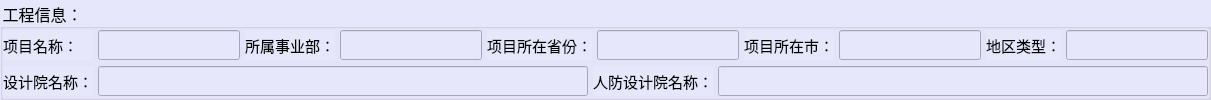
              <widget class="QGroupBox" name="groupBox">
               <property name="font">
                <font>
                 <family>微软雅黑</family>
                 <pointsize>12</pointsize>
                </font>
               </property>
               <property name="toolTip">
                <string>&lt;html&gt;&lt;head/&gt;&lt;body&gt;&lt;p&gt;“工程信息”内统一修改！&lt;/p&gt;&lt;/body&gt;&lt;/html&gt;</string>
               </property>
               <property name="autoFillBackground">
                <bool>false</bool>
               </property>
               <property name="styleSheet">
                <string notr="true">background-color: rgb(231, 231, 251);</string>
               </property>
               <property name="title">
                <string>工程信息：</string>
               </property>
               <layout class="QVBoxLayout" name="verticalLayout_14">
                <property name="spacing">
                 <number>5</number>
                </property>
                <property name="leftMargin">
                 <number>0</number>
                </property>
                <property name="topMargin">
                 <number>0</number>
                </property>
                <property name="rightMargin">
                 <number>0</number>
                </property>
                <property name="bottomMargin">
                 <number>0</number>
                </property>
                <item>
                 <layout class="QHBoxLayout" name="horizontalLayout_20">
                  <item>
                   <widget class="QLabel" name="label_55">
                    <property name="minimumSize">
                     <size>
                      <width>90</width>
                      <height>0</height>
                     </size>
                    </property>
                    <property name="maximumSize">
                     <size>
                      <width>16777215</width>
                      <height>16777215</height>
                     </size>
                    </property>
                    <property name="font">
                     <font>
                      <family>微软雅黑</family>
                      <pointsize>11</pointsize>
                     </font>
                    </property>
                    <property name="text">
                     <string>项目名称：</string>
                    </property>
                   </widget>
                  </item>
                  <item>
                   <widget class="QLineEdit" name="lineEdit_1">
                    <property name="enabled">
                     <bool>false</bool>
                    </property>
                    <property name="maximumSize">
                     <size>
                      <width>16777215</width>
                      <height>16777215</height>
                     </size>
                    </property>
                    <property name="font">
                     <font>
                      <family>微软雅黑</family>
                      <pointsize>11</pointsize>
                     </font>
                    </property>
                   </widget>
                  </item>
                  <item>
                   <widget class="QLabel" name="label_56">
                    <property name="maximumSize">
                     <size>
                      <width>16777215</width>
                      <height>16777215</height>
                     </size>
                    </property>
                    <property name="font">
                     <font>
                      <family>微软雅黑</family>
                      <pointsize>11</pointsize>
                     </font>
                    </property>
                    <property name="text">
                     <string>所属事业部：</string>
                    </property>
                   </widget>
                  </item>
                  <item>
                   <widget class="QLineEdit" name="lineEdit_2">
                    <property name="enabled">
                     <bool>false</bool>
                    </property>
                    <property name="maximumSize">
                     <size>
                      <width>16777215</width>
                      <height>16777215</height>
                     </size>
                    </property>
                    <property name="font">
                     <font>
                      <family>微软雅黑</family>
                      <pointsize>11</pointsize>
                     </font>
                    </property>
                   </widget>
                  </item>
                  <item>
                   <widget class="QLabel" name="label_57">
                    <property name="maximumSize">
                     <size>
                      <width>16777215</width>
                      <height>16777215</height>
                     </size>
                    </property>
                    <property name="font">
                     <font>
                      <family>微软雅黑</family>
                      <pointsize>11</pointsize>
                     </font>
                    </property>
                    <property name="text">
                     <string>项目所在省份：</string>
                    </property>
                   </widget>
                  </item>
                  <item>
                   <widget class="QLineEdit" name="lineEdit_3">
                    <property name="enabled">
                     <bool>false</bool>
                    </property>
                    <property name="maximumSize">
                     <size>
                      <width>16777215</width>
                      <height>16777215</height>
                     </size>
                    </property>
                    <property name="font">
                     <font>
                      <family>微软雅黑</family>
                      <pointsize>11</pointsize>
                     </font>
                    </property>
                   </widget>
                  </item>
                  <item>
                   <widget class="QLabel" name="label_59">
                    <property name="maximumSize">
                     <size>
                      <width>16777215</width>
                      <height>16777215</height>
                     </size>
                    </property>
                    <property name="font">
                     <font>
                      <family>微软雅黑</family>
                      <pointsize>11</pointsize>
                     </font>
                    </property>
                    <property name="text">
                     <string>项目所在市：</string>
                    </property>
                   </widget>
                  </item>
                  <item>
                   <widget class="QLineEdit" name="lineEdit_4">
                    <property name="enabled">
                     <bool>false</bool>
                    </property>
                    <property name="maximumSize">
                     <size>
                      <width>16777215</width>
                      <height>16777215</height>
                     </size>
                    </property>
                    <property name="font">
                     <font>
                      <family>微软雅黑</family>
                      <pointsize>11</pointsize>
                     </font>
                    </property>
                   </widget>
                  </item>
                  <item>
                   <widget class="QLabel" name="label_58">
                    <property name="maximumSize">
                     <size>
                      <width>16777215</width>
                      <height>16777215</height>
                     </size>
                    </property>
                    <property name="font">
                     <font>
                      <family>微软雅黑</family>
                      <pointsize>11</pointsize>
                     </font>
                    </property>
                    <property name="text">
                     <string>地区类型：</string>
                    </property>
                   </widget>
                  </item>
                  <item>
                   <widget class="QLineEdit" name="lineEdit_5">
                    <property name="enabled">
                     <bool>false</bool>
                    </property>
                    <property name="maximumSize">
                     <size>
                      <width>16777215</width>
                      <height>16777215</height>
                     </size>
                    </property>
                    <property name="font">
                     <font>
                      <family>微软雅黑</family>
                      <pointsize>11</pointsize>
                     </font>
                    </property>
                   </widget>
                  </item>
                 </layout>
                </item>
                <item>
                 <layout class="QHBoxLayout" name="horizontalLayout_22">
                  <item>
                   <widget class="QLabel" name="label_64">
                    <property name="minimumSize">
                     <size>
                      <width>90</width>
                      <height>0</height>
                     </size>
                    </property>
                    <property name="maximumSize">
                     <size>
                      <width>16777215</width>
                      <height>16777215</height>
                     </size>
                    </property>
                    <property name="font">
                     <font>
                      <family>微软雅黑</family>
                      <pointsize>11</pointsize>
                     </font>
                    </property>
                    <property name="text">
                     <string>设计院名称：</string>
                    </property>
                   </widget>
                  </item>
                  <item>
                   <widget class="QLineEdit" name="lineEdit_6">
                    <property name="enabled">
                     <bool>false</bool>
                    </property>
                    <property name="maximumSize">
                     <size>
                      <width>16777215</width>
                      <height>16777215</height>
                     </size>
                    </property>
                    <property name="font">
                     <font>
                      <family>微软雅黑</family>
                      <pointsize>11</pointsize>
                     </font>
                    </property>
                   </widget>
                  </item>
                  <item>
                   <widget class="QLabel" name="label_65">
                    <property name="maximumSize">
                     <size>
                      <width>16777215</width>
                      <height>16777215</height>
                     </size>
                    </property>
                    <property name="font">
                     <font>
                      <family>微软雅黑</family>
                      <pointsize>11</pointsize>
                     </font>
                    </property>
                    <property name="text">
                     <string>人防设计院名称：</string>
                    </property>
                   </widget>
                  </item>
                  <item>
                   <widget class="QLineEdit" name="lineEdit_7">
                    <property name="enabled">
                     <bool>false</bool>
                    </property>
                    <property name="maximumSize">
                     <size>
                      <width>16777215</width>
                      <height>16777215</height>
                     </size>
                    </property>
                    <property name="font">
                     <font>
                      <family>微软雅黑</family>
                      <pointsize>11</pointsize>
                     </font>
                    </property>
                   </widget>
                  </item>
                 </layout>
                </item>
               </layout>
              </widget>
